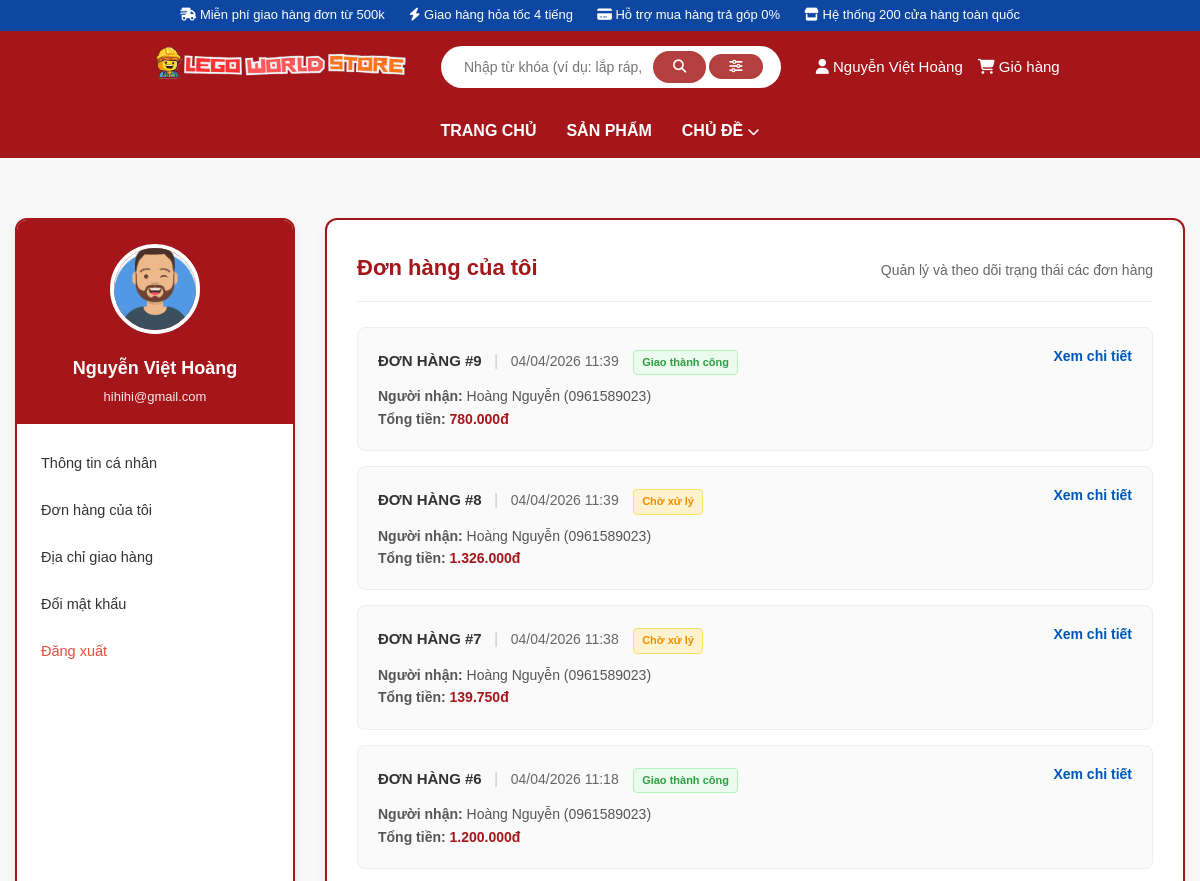
The app's page /profile/orders (signed in, upper part), older data.
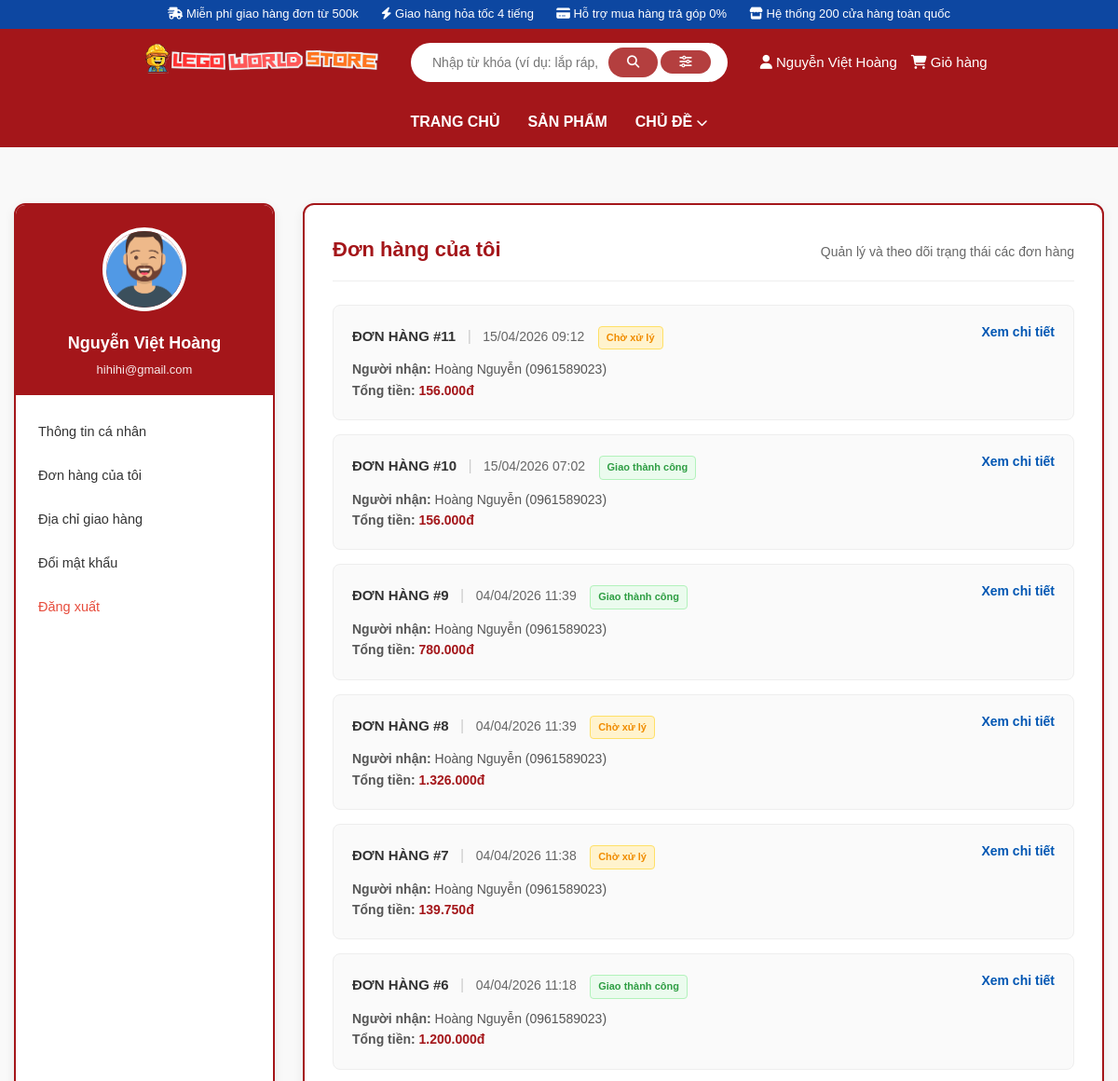
The same page, newer data.
### tables this page shows
CREATE TABLE `orders` (
  `id` int(11) NOT NULL,
  `user_id` int(11) NOT NULL,
  `status` enum('pending','confirmed','shipping','delivered','cancelled') DEFAULT 'pending',
  `payment_method` enum('cash','transfer','online') NOT NULL,
  `payment_status` enum('unpaid','paid','refunded') DEFAULT 'unpaid',
  `total_amount` int(11) NOT NULL,
  `shipping_fullname` varchar(100) NOT NULL,
  `shipping_phone` varchar(20) NOT NULL,
  `shipping_street` varchar(255) NOT NULL,
  `shipping_ward` varchar(100) NOT NULL,
  `shipping_district` varchar(100) NOT NULL,
  `shipping_city` varchar(100) NOT NULL,
  `created_at` datetime DEFAULT current_timestamp()
);

### app/controllers/ProfileController.php (called while the page is built, shortened)
<?php
class ProfileController extends Controller {
    public function orders() {
        $user_id = $_SESSION['user_id'];
        $orderModel = $this->model('OrderModel');
        $orders = $orderModel->getOrdersByUserId($user_id);
        $this->view('/user/profile/orders', [
            'title' => 'Lịch sử mua hàng',
            'orders' => $orders
        ]);
    }
}

### app/core/App.php (called while the page is built, shortened)
<?php
class App {
    protected $method = "index";
    public function __construct() {
        $url = $this->parseUrl();
        if (isset($url[0])) {
    $name = ucfirst($url[0]) . 'Controller';
    $file = 'app/controllers/' . $name . '.php';
    if (file_exists($file)) {
        unset($url[0]);
    }
}
        $this->controller = new $this->controller;
        if (isset($url[1])) {
            $methodName = strtolower($url[1]);
            if (method_exists($this->controller, $methodName)) {
                $this->method = $methodName;
                unset($url[1]);
            }
        }
        $this->params = $url ? array_values($url) : [];
        call_user_func_array([$this->controller, $this->method], $this->params);
    }
    public function parseUrl() {
        if (isset($_GET['url'])) {
            return explode('/', filter_var(rtrim($_GET['url'], '/'), FILTER_SANITIZE_URL));
        }
        return [];
    }
}

### index.php (called while the page is built, shortened)
<?php
require_once 'app/core/App.php';
$app = new App();

### app/models/OrderModel.php (called while the page is built, shortened)
<?php
class OrderModel extends Database {
    public function getOrdersByUserId($user_id) {
    $db = $this->getConnection();
    $sql = "SELECT * FROM orders WHERE user_id = ? ORDER BY created_at DESC";
    $stmt = $db->prepare($sql);
    $stmt->bind_param("i", $user_id);
    $stmt->execute();
    $result = $stmt->get_result();
    $orders = [];
    while ($row = $result->fetch_assoc()) { $orders[] = $row; }
    return $orders;
}
}

### app/views/user/profile/orders.php (the view, shortened to what the changed rows need)
<div class="main-content" style="width: 100%; max-width: 1200px; margin: 30px auto; background-color: #f9f9f9;">
    <div class="profile-container">
        <?php require __DIR__ . '/../../components/profile_sidebar.php'; ?>
        <section class="profile-main">
            <div class="profile-form-box" style="border: 2px solid #a4161a; border-radius: 12px; padding: 30px; background: #fff;">
                <div class="address-header" style="border-bottom: 1px solid #eee; padding-bottom: 15px; margin-bottom: 25px;">
                    <h2 class="section-title" style="margin: 0; color: #a4161a; font-size: 22px;">Đơn hàng của tôi</h2>
                </div>
                <div class="order-list">
                    <?php if (empty($orders)): ?>
                        <div style="text-align: center; padding: 40px; color: #888;">
                            <i class="fa-solid fa-box-open" style="font-size: 45px; margin-bottom: 15px; color: #ddd;"></i>
                            <p style="font-size: 16px;">Bạn chưa có đơn hàng nào.</p>
                            <a href="/lego_shop_php/home" class="btn-submit-modal" style="display: inline-block; margin-top: 15px; text-decoration: none;">Mua sắm ngay</a>
                        </div>
                    <?php else: ?>
                        <?php
                            $status_map = [
                                'pending' => ['label' => 'Chờ xử lý', 'class' => 'badge-pending'],
                                'confirmed' => ['label' => 'Đã xác nhận', 'class' => 'badge-confirmed'],
                                'delivered' => ['label' => 'Giao thành công', 'class' => 'badge-delivered'],
                                'cancelled' => ['label' => 'Đã hủy', 'class' => 'badge-cancelled'],
                                'shipping' => ['label' => 'Đang giao hàng', 'class' => 'badge-shipping']
                            ];
                        ?>
                        <?php foreach($orders as $order):
                            $st = $order['status'] ?? 'pending';
                            $status_label = $status_map[$st]['label'] ?? 'Không xác định';
                            $status_class = $status_map[$st]['class'] ?? 'badge-pending';
                        ?>
                            <div class="order-card" style="border: 1px solid #eee; border-radius: 8px; padding: 20px; margin-bottom: 15px; background: #fafafa;">
                                <div style="display: flex; justify-content: space-between; align-items: flex-start; margin-bottom: 10px;">
                                    <div>
                                        <span style="font-weight: 800; color: #333; font-size: 15px;">ĐƠN HÀNG #<?= htmlspecialchars($order['id']) ?></span>
                                        <span style="color: #ccc; margin: 0 8px;">|</span>
                                        <span style="color: #666; font-size: 14px;"><?= date('d/m/Y H:i', strtotime($order['created_at'])) ?></span>
                                        <span class="order-status-badge <?= $status_class ?>" style="margin-left: 10px;"><?= $status_label ?></span>
                                    </div>
                                    <button class="btn-view-order" data-id="<?= $order['id'] ?>" style="background: none; border: none; color: #0056b3; font-weight: 600; font-size: 14px; cursor: pointer;">
                                        Xem chi tiết
                                    </button>
                                </div>
                                <div style="color: #555; font-size: 14px; line-height: 1.6;">
                                    <p style="margin: 0;"><strong>Người nhận:</strong> <?= htmlspecialchars($order['shipping_fullname']) ?> (<?= htmlspecialchars($order['shipping_phone']) ?>)</p>
                                    <p style="margin: 0;"><strong>Tổng tiền:</strong> <span style="color: #a4161a; font-weight: 700;"><?= number_format($order['total_amount'], 0, ',', '.') ?>đ</span></p>
                                </div>
                            </div>
                        <?php endforeach; ?>
                    <?php endif; ?>
                </div>
            </div>
        </section>
    </div>
</div>

Row changes from the older to the newer data that the page shows:
added orders: id "11", created_at "15/04/2026 09:12", status "Chờ xử lý", shipping_fullname "Hoàng Nguyễn", shipping_phone "0961589023", total_amount "156.000"
added orders: id "10", created_at "15/04/2026 07:02", status "Giao thành công", shipping_fullname "Hoàng Nguyễn", shipping_phone "0961589023", total_amount "156.000"
